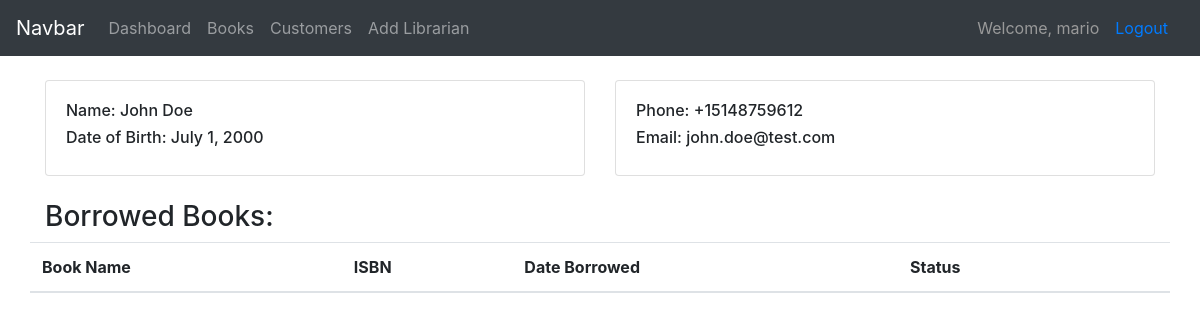
The app's page /customers/2/ (signed in), older data.
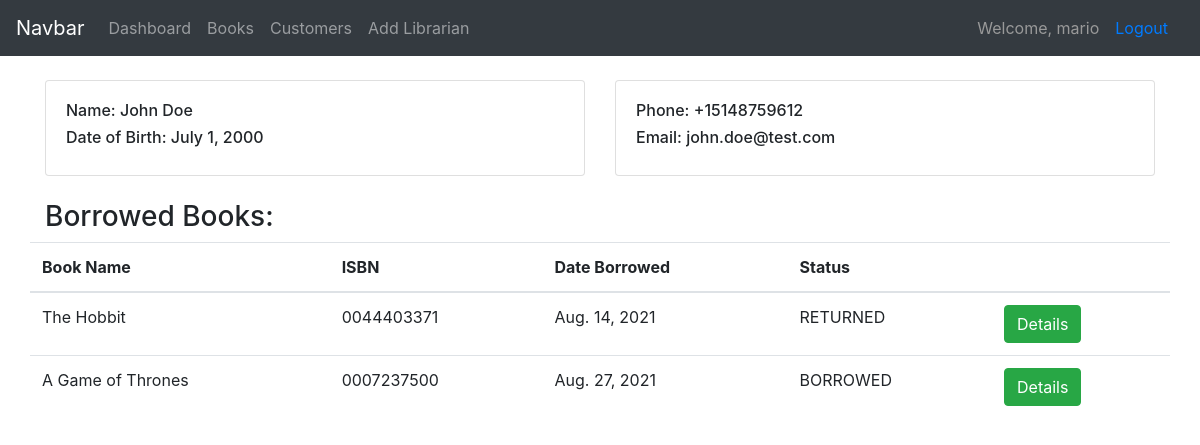
The same page, newer data.
### books/models.py (models this page shows, shortened)
class BorrowReceipt(models.Model):
    customer = models.ForeignKey(Customer, on_delete=models.CASCADE)
    book_edition = models.ForeignKey(BookEdition, on_delete=models.CASCADE)
    date_borrowed = models.DateField(auto_now_add=True)
    date_to_return = models.DateField(blank=True, null=True)
    return_receipt = models.ForeignKey(ReturnReceipt, on_delete=models.PROTECT, blank=True, null=True, default=None)

class BookEdition(models.Model):
    STATUS_CHOICES = (
        ('AVAILABLE', 'AVAILABLE'),
        ('BORROWED', 'BORROWED')
    )
    book = models.ForeignKey(Book, on_delete=models.CASCADE)
    ISBN = models.CharField(max_length=10)
    status = models.CharField(max_length=200, choices=STATUS_CHOICES, default='AVAILABLE')

class Book(models.Model):
    title = models.CharField(max_length=200, unique=True)
    authors = models.ManyToManyField(Author)
    categories = models.ManyToManyField(Category)
    date_published = models.DateField()
    book_cover = models.ImageField(default='image-not-found.png', blank=True, null=True)

### books/views.py (the view)
# urls.py: path('customers/<int:pk>/', views.customer_details, name='customer_details'),
@login_required()
def customer_details(request, pk):
    customer = Customer.objects.get(id=pk)
    borrowed_books = BorrowReceipt.objects.filter(customer=customer)
    context = {'customer': customer, 'borrowed_books': borrowed_books}
    return render(request, 'books/customer.html', context)

### books/templates/books/customer.html (shortened to what this page needs)
{% extends 'books/main_template.html' %}
{% block content %}
    <br>
    <div class="container">
        <div class="row justify-content-center">
            <div class="col-md-6">
                <div class="card">
                    <div class="card-body">
                        <h6>Name: {{ customer.first_name }}  {{ customer.last_name }}</h6>
                        <h6>Date of Birth: {{ customer.date_of_birth }}</h6>
                    </div>
                </div>
            </div>
            <div class="col-md-6">
                 <div class="card">
                    <div class="card-body">
                        <h6>Phone: {{ customer.phone }}</h6>
                        <h6>Email: {{ customer.email }}</h6>
                    </div>
                </div>
            </div>
        </div>
        <br>
        <h3>Borrowed Books: </h3>
        <div class="row">
            <table class="table">
                <thead>
                    <tr>
                        <th scope="col">Book Name</th>
                        <th scope="col">ISBN</th>
                        <th scope="col">Date Borrowed</th>
                        <th scope="col">Status</th>
                        <th scope="col"></th>
                    </tr>
                </thead>
                <tbody>
                    {% for book in borrowed_books %}
                        <tr>
                            <td>{{ book.book_edition.book.title }}</td>
                            <td>{{ book.book_edition.ISBN }}</td>
                            <td>{{ book.date_borrowed }}</td>
                            {% if book.return_receipt == None %}
                                <td>BORROWED</td>
                            {% else %}
                                <td>RETURNED</td>
                            {% endif %}
                            <td><a href="{% url 'borrow_details' book.id %}" class="btn btn-success">Details</a></td>
                        </tr>
                    {% endfor %}
                </tbody>
            </table>
        </div>
    </div>
{% endblock %}

Row changes from the older to the newer data that the page shows:
added BorrowReceipt: book_edition.book "The Hobbit", book_edition.ISBN "0044403371", date_borrowed "Aug. 14, 2021", shows "RETURNED"
added BorrowReceipt: book_edition.book "A Game of Thrones", book_edition.ISBN "0007237500", date_borrowed "Aug. 27, 2021", shows "BORROWED"
